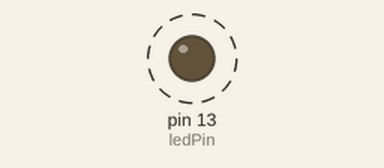
A sketch run on a simulated Arduino Uno, built with avr-gcc and run on an emulated ATmega328P. On the bench: output pins drawn as LEDs (lit = HIGH). Dashed ring = blinking.

Above: at 0.2 s.
Timing chart, 0 to 3.0 s (numbered marks = the images above):
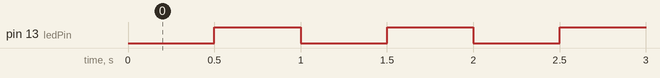

Measured:
- by itself, pin 13 (ledPin): alternates HIGH for 0.50 s and LOW for 0.50 s

The sketch:

led_1hz.ino
```cpp
const int ledPin = 13;
unsigned long prevTime = 0;
const unsigned long interval = 500;

void setup() {
  pinMode(ledPin, OUTPUT);
}

void loop() {
  unsigned long curTime = millis();
  if(curTime - prevTime >= interval){
    digitalWrite(ledPin, !digitalRead(ledPin));
    prevTime = curTime;
  }
}
```
